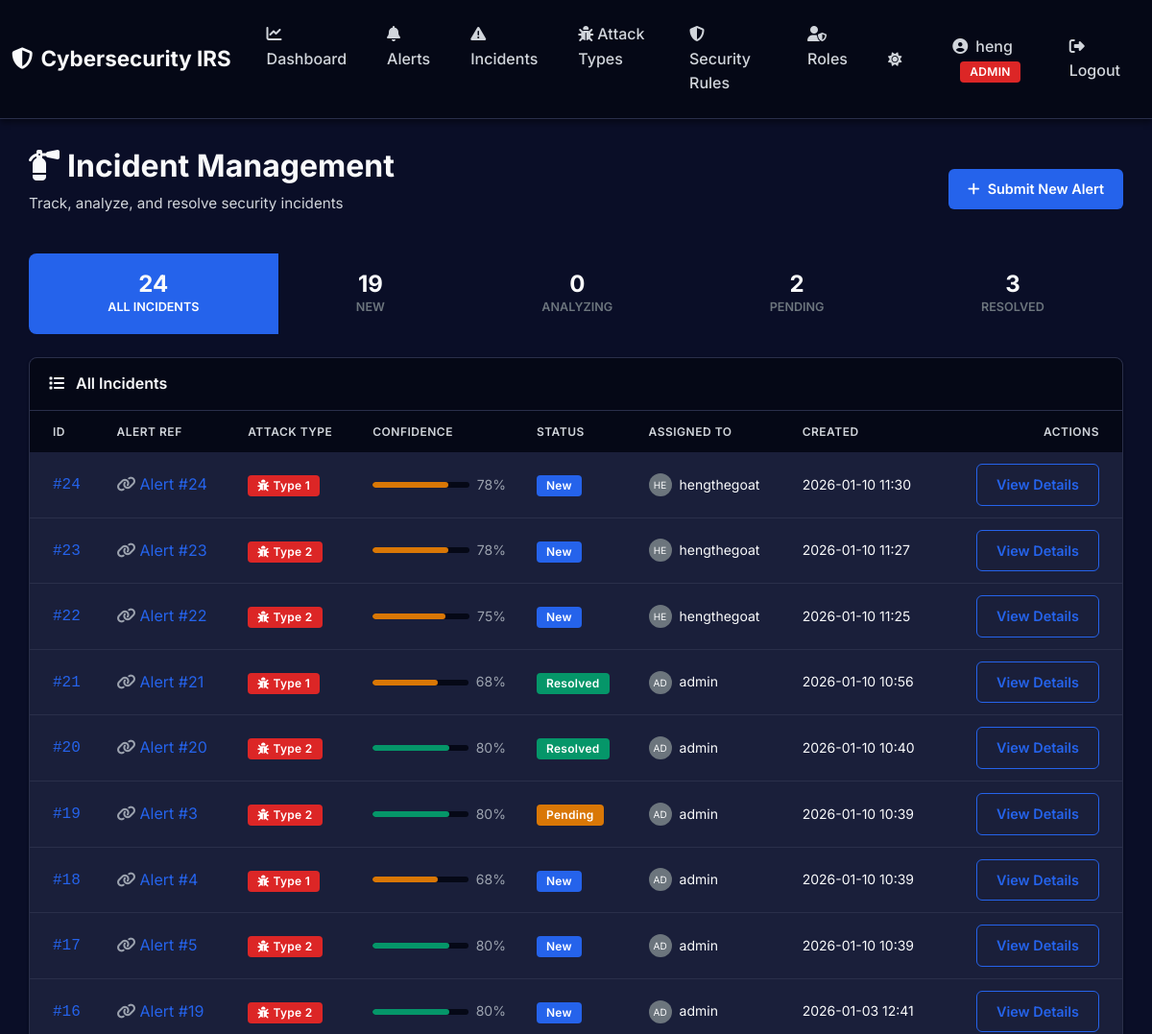
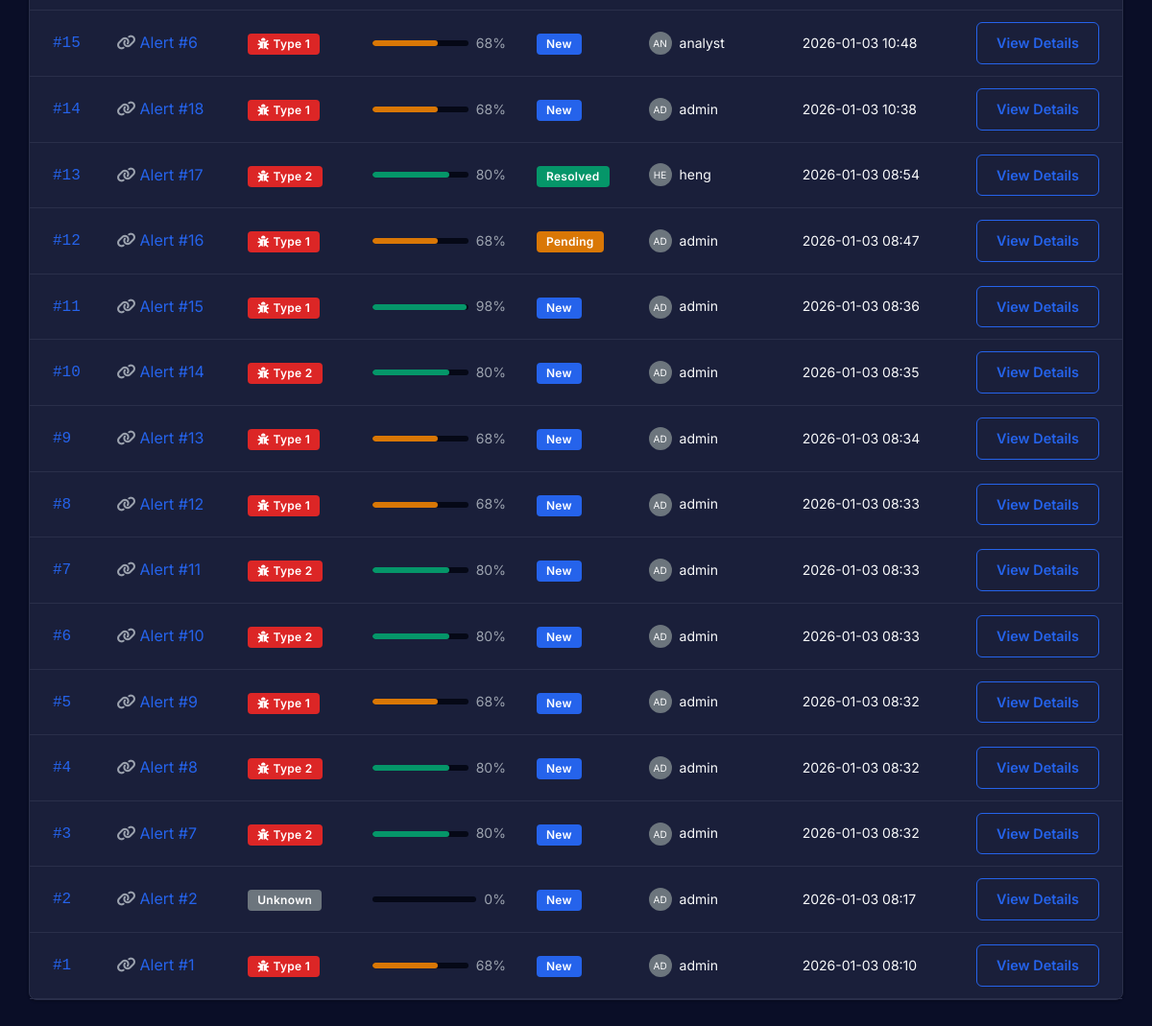
The app's page /incidents/ (signed in) with its own data (2 pictures, top to bottom).
### app/models/incident.py (models this page shows, shortened)
class Incident(db.Model):
    __tablename__ = 'incidents'
    id = db.Column(db.Integer, primary_key=True)
    alert_id = db.Column(db.Integer, db.ForeignKey('alerts.id'), nullable=False, unique=True)
    attack_type_id = db.Column(db.Integer, db.ForeignKey('attack_types.id'), nullable=True)
    matched_rules = db.Column(db.JSON, nullable=True)  # JSON array of rule IDs
    recommended_actions = db.Column(db.JSON, nullable=True)  # JSON array of recommended actions
    confidence_score = db.Column(db.Integer, default=0, nullable=False)  # 0-100
    explanation = db.Column(db.Text, nullable=True)  # Human-readable explanation
    status = db.Column(db.String(20), default='new', nullable=False)  # new, analyzing, pending, resolved
    assigned_to = db.Column(db.Integer, db.ForeignKey('users.id'), nullable=True)
    created_at = db.Column(db.DateTime, default=datetime.utcnow, nullable=False)
    updated_at = db.Column(db.DateTime, default=datetime.utcnow, onupdate=datetime.utcnow, nullable=False)
    resolved_at = db.Column(db.DateTime, nullable=True)
    history = db.relationship('IncidentHistory', backref='incident', lazy=True, cascade='all, delete-orphan')
    assigned_user = db.relationship('User', foreign_keys=[assigned_to], backref='assigned_incidents')

### app/models/user.py (models this page shows, shortened)
class User(db.Model):
    __tablename__ = 'users'
    id = db.Column(db.Integer, primary_key=True)
    username = db.Column(db.String(80), unique=True, nullable=False)
    email = db.Column(db.String(120), unique=True, nullable=False)
    full_name = db.Column(db.String(120), nullable=False)
    role = db.Column(db.String(20), default='analyst', nullable=False)  # admin, analyst, viewer
    is_active = db.Column(db.Boolean, default=True, nullable=False)
    password_hash = db.Column(db.String(255), nullable=False)
    created_at = db.Column(db.DateTime, default=datetime.utcnow, nullable=False)
    updated_at = db.Column(db.DateTime, default=datetime.utcnow, onupdate=datetime.utcnow, nullable=False)
    last_login = db.Column(db.DateTime, nullable=True)

### app/routes/incident_routes.py (the view)
@incident_bp.route('/')
@login_required
def index():
    status_filter = request.args.get('status', None)
    query = Incident.query
    if status_filter:
        query = query.filter_by(status=status_filter)
    incidents = query.order_by(Incident.created_at.desc()).all()
    status_counts = {
        'all': Incident.query.count(),
        'new': Incident.query.filter_by(status='new').count(),
        'analyzing': Incident.query.filter_by(status='analyzing').count(),
        'pending': Incident.query.filter_by(status='pending').count(),
        'resolved': Incident.query.filter_by(status='resolved').count()
    }
    return render_template(
        'incidents/index.html',
        incidents=incidents,
        current_filter=status_filter,
        status_counts=status_counts
    )

### app/templates/incidents/index.html (shortened to what this page needs)
{% extends "layouts/base.html" %}  {% block content %}
<div class="mb-4">
  <div class="d-flex justify-content-between align-items-center">
    <div>
      <h1 class="h2" style="font-weight: 700; color: var(--text-primary)">
        <i class="fas fa-fire-extinguisher me-2"></i>Incident Management
      </h1>
      <p style="color: var(--text-secondary); font-size: 0.95rem">
        Track, analyze, and resolve security incidents
      </p>
    </div>
    <a href="{{ url_for('alerts.create') }}" class="btn btn-primary">
      <i class="fas fa-plus me-2"></i>Submit New Alert
    </a>
  </div>
</div>
<div class="row mb-4">
  <div class="col">
    <div class="btn-group w-100" role="group">
      <a
        href="{{ url_for('incidents.index') }}"
        class="btn {% if not current_filter %}btn-primary{% else %}btn-outline-secondary{% endif %}"
        style="border-top-left-radius: 8px; border-bottom-left-radius: 8px"
      >
        <div class="d-flex flex-column align-items-center py-2">
          <span class="h4 mb-0">{{ status_counts.all }}</span>
          <span class="small text-uppercase">All Incidents</span>
        </div>
      </a>
      <a
        href="{{ url_for('incidents.index', status='new') }}"
        class="btn {% if current_filter == 'new' %}btn-primary{% else %}btn-outline-secondary{% endif %}"
      >
        <div class="d-flex flex-column align-items-center py-2">
          <span class="h4 mb-0">{{ status_counts.new }}</span>
          <span class="small text-uppercase">New</span>
        </div>
      </a>
      <a
        href="{{ url_for('incidents.index', status='analyzing') }}"
        class="btn {% if current_filter == 'analyzing' %}btn-info{% else %}btn-outline-secondary{% endif %}"
      >
        <div class="d-flex flex-column align-items-center py-2">
          <span class="h4 mb-0">{{ status_counts.analyzing }}</span>
          <span class="small text-uppercase">Analyzing</span>
        </div>
      </a>
      <a
        href="{{ url_for('incidents.index', status='pending') }}"
        class="btn {% if current_filter == 'pending' %}btn-warning{% else %}btn-outline-secondary{% endif %}"
      >
        <div class="d-flex flex-column align-items-center py-2">
          <span class="h4 mb-0">{{ status_counts.pending }}</span>
          <span class="small text-uppercase">Pending</span>
        </div>
      </a>
      <a
        href="{{ url_for('incidents.index', status='resolved') }}"
        class="btn {% if current_filter == 'resolved' %}btn-success{% else %}btn-outline-secondary{% endif %}"
        style="border-top-right-radius: 8px; border-bottom-right-radius: 8px"
      >
        <div class="d-flex flex-column align-items-center py-2">
          <span class="h4 mb-0">{{ status_counts.resolved }}</span>
          <span class="small text-uppercase">Resolved</span>
        </div>
      </a>
    </div>
  </div>
</div>
<div class="card">
  <div class="card-header">
    <i class="fas fa-list me-2"></i>
    {% if current_filter %} {{ current_filter|title }} Incidents {% else %} All
    Incidents {% endif %}
  </div>
  <div class="card-body p-0">
    {% if incidents %}
    <div class="table-responsive">
      <table class="table table-hover mb-0">
        <thead>
          <tr>
            <th class="ps-4">ID</th>
            <th>Alert Ref</th>
            <th>Attack Type</th>
            <th>Confidence</th>
            <th>Status</th>
            <th>Assigned To</th>
            <th>Created</th>
            <th class="text-end pe-4">Actions</th>
          </tr>
        </thead>
        <tbody>
          {% for incident in incidents %}
          <tr>
            <td class="ps-4">
              <span style="font-family: monospace; color: var(--primary-color)"
                >#{{ incident.id }}</span
              >
            </td>
            <td>
              <a
                href="{{ url_for('alerts.detail', alert_id=incident.alert_id) }}"
                class="text-decoration-none"
              >
                <i class="fas fa-link me-1 text-muted"></i>Alert #{{
                incident.alert_id }}
              </a>
            </td>
            <td>
              {% if incident.attack_type_id %}
              <span class="badge bg-danger">
                <i class="fas fa-bug me-1"></i>Type {{ incident.attack_type_id
                }}
              </span>
              {% else %}
              <span class="badge bg-secondary">Unknown</span>
              {% endif %}
            </td>
            <td style="width: 15%">
              <div class="d-flex align-items-center">
                <div class="progress flex-grow-1" style="height: 6px">
                  <div
                    class="progress-bar {% if incident.confidence_score >= 80 %}bg-success{% elif incident.confidence_score >= 50 %}bg-warning{% else %}bg-danger{% endif %}"
                    role="progressbar"
                    style="width: {{ incident.confidence_score }}%"
                    aria-valuenow="{{ incident.confidence_score }}"
                    aria-valuemin="0"
                    aria-valuemax="100"
                  ></div>
                </div>
                <span class="ms-2 small text-muted"
                  >{{ incident.confidence_score }}%</span
                >
              </div>
            </td>
            <td>
              {% if incident.status == 'new' %}
              <span class="badge bg-primary">New</span>
              {% elif incident.status == 'analyzing' %}
              <span class="badge bg-info">Analyzing</span>
              {% elif incident.status == 'pending' %}
              <span class="badge bg-warning">Pending</span>
              {% else %}
              <span class="badge bg-success">Resolved</span>
              {% endif %}
            </td>
            <td>
              {% if incident.assigned_user %}
              <div class="d-flex align-items-center">
                <div
                  class="rounded-circle bg-secondary d-flex align-items-center justify-content-center me-2"
                  style="width: 24px; height: 24px; font-size: 10px"
                >
                  {{ incident.assigned_user.username[:2].upper() }}
                </div>
                <span class="small">{{ incident.assigned_user.username }}</span>
              </div>
              {% else %}
              <span class="text-muted small">
                <i class="far fa-user me-1"></i>Unassigned
              </span>
              {% endif %}
            </td>
            <td class="text-muted small">
              {{ incident.created_at.strftime('%Y-%m-%d %H:%M') }}
            </td>
            <td class="text-end pe-4">
              <a
                href="{{ url_for('incidents.detail', incident_id=incident.id) }}"
                class="btn btn-sm btn-outline-primary"
              >
                View Details
              </a>
            </td>
          </tr>
          {% endfor %}
        </tbody>
      </table>
    </div>
    {% endif %}
  </div>
</div>
{% endblock %}

### app/static/css/style.css (style rules this page uses)
:root { --primary-color: #2563eb; --primary-hover: #1d4ed8; --danger-color: #dc2626; --danger-hover: #b91c1c; --success-color: #059669; --success-hover: #047857; --warning-color: #d97706; --info-color: #0ea5e9; --dark-bg: #0a0e27; --darker-bg: #050816; --card-bg: #1a1f3a; --card-border: #2a2f4a; --text-primary: #f9fafb; --text-secondary: #d1d5db; --text-muted: #9ca3af; --shadow-sm: 0 1px 3px rgba(0, 0, 0, 0.3); --shadow-md: 0 4px 6px rgba(0, 0, 0, 0.4); --shadow-lg: 0 10px 25px rgba(0, 0, 0, 0.5); --hover-bg: #050816; }
* { margin: 0; padding: 0; box-sizing: border-box; }
body { font-family: "Inter", -apple-system, BlinkMacSystemFont, "Segoe UI", Roboto, Oxygen, Ubuntu, Cantarell, sans-serif; background: var(--dark-bg); color: var(--text-primary); min-height: 100vh; line-height: 1.6; }
.btn { border-radius: 6px; padding: 10px 20px; font-weight: 600; font-size: 0.9rem; transition: all 0.2s ease; border: none; cursor: pointer; }
.btn-primary { background: var(--primary-color); color: white; }
.btn-outline-primary { border: 1px solid var(--primary-color); color: var(--primary-color); background: transparent; }
.card { background: var(--card-bg) !important; border: 1px solid var(--card-border); border-radius: 8px; box-shadow: var(--shadow-sm); margin-bottom: 24px; transition: all 0.2s ease; }
.card-header { background: var(--darker-bg) !important; border-bottom: 1px solid var(--card-border); border-radius: 8px 8px 0 0 !important; padding: 14px 20px; font-weight: 600; font-size: 1rem; color: var(--text-primary); }
.card-body { padding: 20px; background: transparent !important; }
.table { color: var(--text-primary); background: transparent !important; margin-bottom: 0; --bs-table-bg: transparent; --bs-table-striped-bg: transparent; }
.table thead th { background: var(--darker-bg) !important; border: none; font-weight: 600; text-transform: uppercase; font-size: 0.75rem; letter-spacing: 0.5px; padding: 12px 16px; color: var(--text-secondary); }
.table tbody tr { border-bottom: 1px solid var(--card-border); transition: background 0.15s ease; background: transparent !important; }
.table td, .table th { vertical-align: middle; padding: 12px 16px; border-color: var(--card-border); background: transparent; color: var(--text-primary); }
.badge { padding: 5px 10px; border-radius: 4px; font-weight: 600; font-size: 0.75rem; letter-spacing: 0.3px; }
.bg-danger { background-color: var(--danger-color) !important; }
.bg-warning { background-color: var(--warning-color) !important; }
.bg-success { background-color: var(--success-color) !important; }
.bg-primary { background-color: var(--primary-color) !important; }
.progress { height: 6px; border-radius: 3px; background: var(--darker-bg); overflow: hidden; }
.progress-bar { border-radius: 3px; transition: width 0.3s ease; }
h1, h2, h3, h4, h5, h6, .h1, .h2, .h3, .h4, .h5, .h6, .card-title { color: var(--text-primary) !important; font-weight: 700; margin-bottom: 0.5rem; }
.text-muted { color: var(--text-muted) !important; }
a { color: var(--primary-color); text-decoration: none; transition: color 0.2s ease; }
.card-body { color: var(--text-primary) !important; }
.card-body p, .card-body span:not(.badge), .card-body div { color: var(--text-primary); }
.table th, .table thead th { color: var(--text-secondary) !important; font-weight: 600; }
.table td { color: var(--text-primary) !important; }

### records on screen
Incident: id "24", alert_id "24", attack_type_id "1", confidence_score "78", status "New", assigned_user "HE", assigned_user.username "hengthegoat", created_at "2026-01-10 11:30"
Incident: id "23", alert_id "23", attack_type_id "2", confidence_score "78", status "New", assigned_user "HE", assigned_user.username "hengthegoat", created_at "2026-01-10 11:27"
Incident: id "22", alert_id "22", attack_type_id "2", confidence_score "75", status "New", assigned_user "HE", assigned_user.username "hengthegoat", created_at "2026-01-10 11:25"
Incident: id "21", alert_id "21", attack_type_id "1", confidence_score "68", status "Resolved", assigned_user "AD", assigned_user.username "admin", created_at "2026-01-10 10:56"
Incident: id "20", alert_id "20", attack_type_id "2", confidence_score "80", status "Resolved", assigned_user "AD", assigned_user.username "admin", created_at "2026-01-10 10:40"
Incident: id "19", alert_id "3", attack_type_id "2", confidence_score "80", status "Pending", assigned_user "AD", assigned_user.username "admin", created_at "2026-01-10 10:39"
Incident: id "18", alert_id "4", attack_type_id "1", confidence_score "68", status "New", assigned_user "AD", assigned_user.username "admin", created_at "2026-01-10 10:39"
Incident: id "17", alert_id "5", attack_type_id "2", confidence_score "80", status "New", assigned_user "AD", assigned_user.username "admin", created_at "2026-01-10 10:39"
Incident: id "16", alert_id "19", attack_type_id "2", confidence_score "80", status "New", assigned_user "AD", assigned_user.username "admin", created_at "2026-01-03 12:41"
Incident: id "15", alert_id "6", attack_type_id "1", confidence_score "68", status "New", assigned_user "AN", assigned_user.username "analyst", created_at "2026-01-03 10:48"
Incident: id "14", alert_id "18", attack_type_id "1", confidence_score "68", status "New", assigned_user "AD", assigned_user.username "admin", created_at "2026-01-03 10:38"
Incident: id "13", alert_id "17", attack_type_id "2", confidence_score "80", status "Resolved", assigned_user "HE", assigned_user.username "heng", created_at "2026-01-03 08:54"
Incident: id "12", alert_id "16", attack_type_id "1", confidence_score "68", status "Pending", assigned_user "AD", assigned_user.username "admin", created_at "2026-01-03 08:47"
Incident: id "11", alert_id "15", attack_type_id "1", confidence_score "98", status "New", assigned_user "AD", assigned_user.username "admin", created_at "2026-01-03 08:36"
Incident: id "10", alert_id "14", attack_type_id "2", confidence_score "80", status "New", assigned_user "AD", assigned_user.username "admin", created_at "2026-01-03 08:35"
Incident: id "9", alert_id "13", attack_type_id "1", confidence_score "68", status "New", assigned_user "AD", assigned_user.username "admin", created_at "2026-01-03 08:34"
Incident: id "8", alert_id "12", attack_type_id "1", confidence_score "68", status "New", assigned_user "AD", assigned_user.username "admin", created_at "2026-01-03 08:33"
Incident: id "7", alert_id "11", attack_type_id "2", confidence_score "80", status "New", assigned_user "AD", assigned_user.username "admin", created_at "2026-01-03 08:33"
Incident: id "6", alert_id "10", attack_type_id "2", confidence_score "80", status "New", assigned_user "AD", assigned_user.username "admin", created_at "2026-01-03 08:33"
Incident: id "5", alert_id "9", attack_type_id "1", confidence_score "68", status "New", assigned_user "AD", assigned_user.username "admin", created_at "2026-01-03 08:32"
Incident: id "4", alert_id "8", attack_type_id "2", confidence_score "80", status "New", assigned_user "AD", assigned_user.username "admin", created_at "2026-01-03 08:32"
Incident: id "3", alert_id "7", attack_type_id "2", confidence_score "80", status "New", assigned_user "AD", assigned_user.username "admin", created_at "2026-01-03 08:32"
Incident: id "2", alert_id "2", shows "Unknown", confidence_score "0", status "New", assigned_user "AD", assigned_user.username "admin", created_at "2026-01-03 08:17"
Incident: id "1", alert_id "1", attack_type_id "1", confidence_score "68", status "New", assigned_user "AD", assigned_user.username "admin", created_at "2026-01-03 08:10"

### other values on screen
{{ session.username }} "heng"
{{ session.user_role|upper }} "ADMIN"
{{ status_counts.all }} "24"
{{ status_counts.new }} "19"
{{ status_counts.analyzing }} "0"
{{ status_counts.pending }} "2"
{{ status_counts.resolved }} "3"
